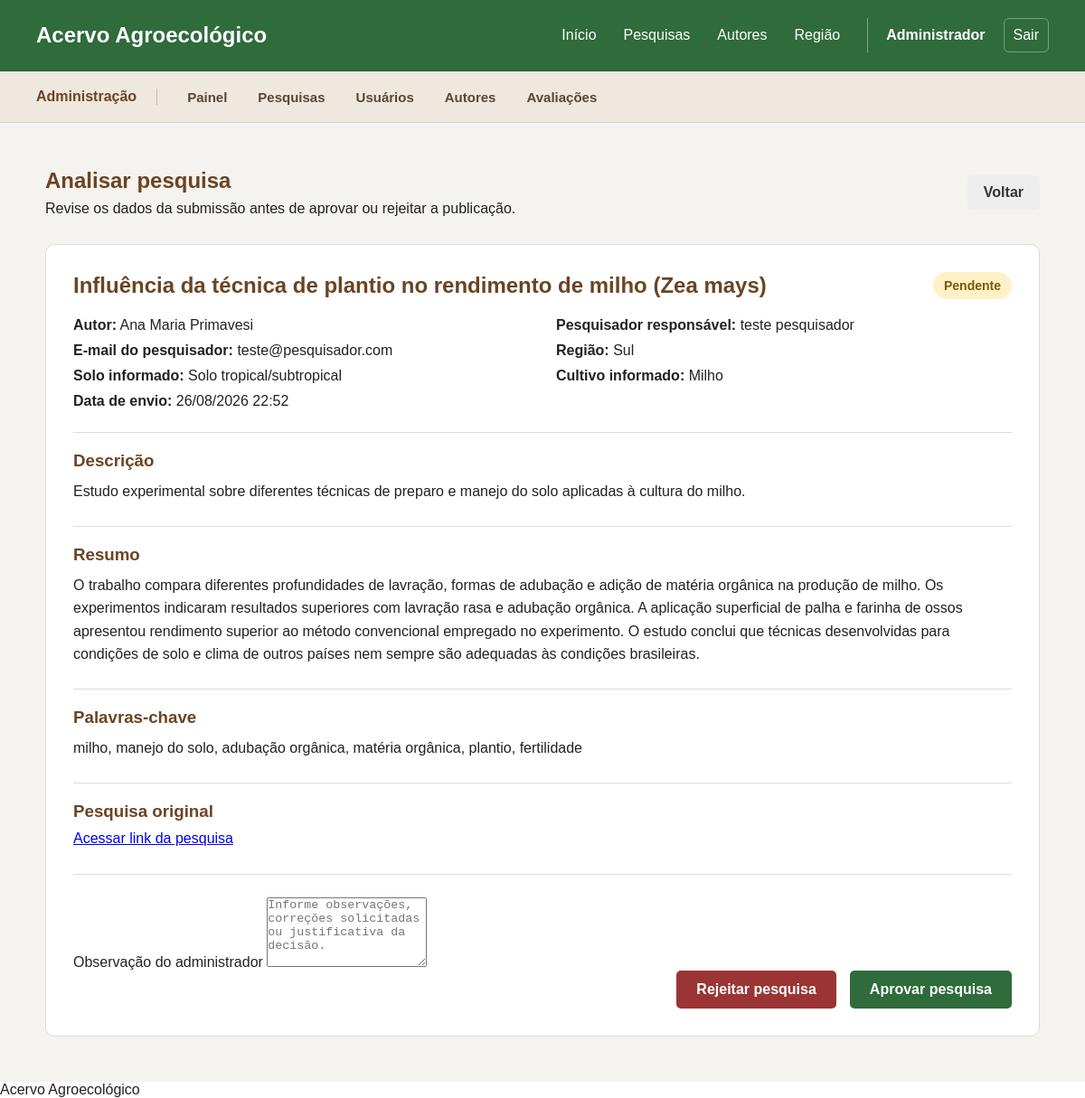
The app's page /admin/analisarPesquisa.php?id=6 (signed in) with its own data.
### tables this page shows
CREATE TABLE `pesquisas` (
  `id` int(11) NOT NULL,
  `titulo` varchar(250) NOT NULL,
  `descricao` text NOT NULL,
  `resumo` longtext DEFAULT NULL,
  `palavras_chave` varchar(255) DEFAULT NULL,
  `link` varchar(500) DEFAULT NULL,
  `autor_id` int(11) NOT NULL,
  `regiao_id` int(11) NOT NULL,
  `solo_informado` varchar(80) DEFAULT NULL,
  `solo_id` int(11) DEFAULT NULL,
  `cultivo_informado` varchar(80) DEFAULT NULL,
  `cultivo_id` int(11) DEFAULT NULL,
  `pesquisador_id` int(11) NOT NULL,
  `administrador_id` int(11) DEFAULT NULL,
  `status` enum('Pendente','Aprovada','Rejeitada') NOT NULL DEFAULT 'Pendente',
  `observacao` text DEFAULT NULL,
  `dataEnvio` datetime NOT NULL DEFAULT current_timestamp(),
  `dataAprovacao` datetime DEFAULT NULL
);

CREATE TABLE `autores` (
  `id` int(11) NOT NULL,
  `usuario_id` int(11) DEFAULT NULL,
  `nome` varchar(150) NOT NULL,
  `foto` varchar(255) DEFAULT NULL,
  `biografia` text DEFAULT NULL,
  `instituicao` varchar(150) DEFAULT NULL
);

CREATE TABLE `usuarios` (
  `id` int(11) NOT NULL,
  `nome` varchar(150) NOT NULL,
  `email` varchar(150) NOT NULL,
  `senha` varchar(255) NOT NULL,
  `tipo` enum('usuario','pesquisador','administrador') NOT NULL,
  `instituicao` varchar(150) DEFAULT NULL,
  `foto_perfil` varchar(255) DEFAULT NULL,
  `ativo` tinyint(1) NOT NULL DEFAULT 1,
  `dataCadastro` datetime NOT NULL DEFAULT current_timestamp()
);

CREATE TABLE `regioes` (
  `id` int(11) NOT NULL,
  `nome` varchar(30) NOT NULL
);

### admin/analisarPesquisa.php (the view, shortened to what this page needs)
<?php
require_once "../includes/conexao.php";
$pesquisaId = filter_input(
    INPUT_GET,
    "id",
    FILTER_VALIDATE_INT
);
$sqlPesquisa = "
    SELECT
        p.id,
        p.titulo,
        p.descricao,
        p.resumo,
        p.palavras_chave,
        p.link,
        p.solo_informado,
        p.cultivo_informado,
        p.status,
        p.observacao,
        p.dataEnvio,
        p.dataAprovacao,
        p.administrador_id,
        a.nome AS autor,
        r.nome AS regiao,
        u.nome AS pesquisador,
        u.email AS pesquisador_email
    FROM pesquisas p
    INNER JOIN autores a
        ON p.autor_id = a.id
    INNER JOIN regioes r
        ON p.regiao_id = r.id
    INNER JOIN usuarios u
        ON p.pesquisador_id = u.id
    WHERE p.id = ?
    LIMIT 1
";
$stmtPesquisa =
    $conn->prepare($sqlPesquisa);
$stmtPesquisa->bind_param(
    "i",
    $pesquisaId
);
$stmtPesquisa->execute();
$resultadoPesquisa =
    $stmtPesquisa->get_result();
$pesquisa =
    $resultadoPesquisa->fetch_assoc();
require_once "../includes/header.php";
require_once "../includes/menu.php";
?>
<main class="pagina-pesquisa">
    <section class="analise-pesquisa">
        <div class="cabecalho-analise">
            <div>
                <h1>Analisar pesquisa</h1>
                <p>
                    Revise os dados da submissão antes de
                    aprovar ou rejeitar a publicação.
                </p>
            </div>
            <a
                href="pesquisas.php"
                class="botao-voltar"
            >
                Voltar
            </a>
        </div>
        <article class="detalhes-analise">
            <div class="topo-submissao">
                <h2>
                    <?php
                    echo htmlspecialchars(
                        $pesquisa["titulo"]
                    );
                    ?>
                </h2>
                <?php
                $classeStatus = "status-pendente";
                ?>
                <span
                    class="status-pesquisa <?php echo $classeStatus; ?>"
                >
                    <?php
                    echo htmlspecialchars(
                        $pesquisa["status"]
                    );
                    ?>
                </span>
            </div>
            <div class="dados-submissao">
                <p>
                    <strong>Autor:</strong>
                    <?php
                    echo htmlspecialchars(
                        $pesquisa["autor"]
                    );
                    ?>
                </p>
                <p>
                    <strong>Pesquisador responsável:</strong>
                    <?php
                    echo htmlspecialchars(
                        $pesquisa["pesquisador"]
                    );
                    ?>
                </p>
                <p>
                    <strong>E-mail do pesquisador:</strong>
                    <?php
                    echo htmlspecialchars(
                        $pesquisa["pesquisador_email"]
                    );
                    ?>
                </p>
                <p>
                    <strong>Região:</strong>
                    <?php
                    echo htmlspecialchars(
                        $pesquisa["regiao"]
                    );
                    ?>
                </p>
                <p>
                    <strong>Solo informado:</strong>
                    <?php
                    echo htmlspecialchars(
                        $pesquisa["solo_informado"]
                    );
                    ?>
                </p>
                <p>
                    <strong>Cultivo informado:</strong>
                    <?php
                    echo htmlspecialchars(
                        $pesquisa["cultivo_informado"]
                    );
                    ?>
                </p>
                <p>
                    <strong>Data de envio:</strong>
                    <?php
                    echo date(
                        "d/m/Y H:i",
                        strtotime(
                            $pesquisa["dataEnvio"]
                        )
                    );
                    ?>
                </p>
            </div>
            <div class="bloco-detalhes">
                <h3>Descrição</h3>
                <p>
                    <?php
                    echo nl2br(
                        htmlspecialchars(
                            $pesquisa["descricao"]
                        )
                    );
                    ?>
                </p>
            </div>
            <?php if (!empty($pesquisa["resumo"])) : ?>
                <div class="bloco-detalhes">
                    <h3>Resumo</h3>
                    <p>
                        <?php
                        echo nl2br(
                            htmlspecialchars(
                                $pesquisa["resumo"]
                            )
                        );
                        ?>
                    </p>
                </div>
            <?php endif; ?>
            <?php if (!empty($pesquisa["palavras_chave"])) : ?>
                <div class="bloco-detalhes">
                    <h3>Palavras-chave</h3>
                    <p>
                        <?php
                        echo htmlspecialchars(
                            $pesquisa["palavras_chave"]
                        );
                        ?>
                    </p>
                </div>
            <?php endif; ?>
            <?php if (!empty($pesquisa["link"])) : ?>
                <div class="bloco-detalhes">
                    <h3>Pesquisa original</h3>
                    <a
                        href="<?php
                        echo htmlspecialchars(
                            $pesquisa["link"]
                        );
                        ?>"
                        target="_blank"
                        rel="noopener noreferrer"
                    >
                        Acessar link da pesquisa
                    </a>
                </div>
            <?php endif; ?>
            <?php if ($pesquisa["status"] === "Pendente") : ?>
                <form
                    method="POST"
                    class="formulario-analise"
                >
                    <div class="campo-formulario">
                        <label for="observacao">
                            Observação do administrador
                        </label>
                        <textarea
                            name="observacao"
                            id="observacao"
                            rows="5"
                            placeholder="Informe observações, correções solicitadas ou justificativa da decisão."
                        ></textarea>
                    </div>
                    <div class="botoes-analise">
                        <button
                            type="submit"
                            name="acao"
                            value="rejeitar"
                            class="botao-rejeitar"
                        >
                            Rejeitar pesquisa
                        </button>
                        <button
                            type="submit"
                            name="acao"
                            value="aprovar"
                            class="botao-aprovar"
                        >
                            Aprovar pesquisa
                        </button>
                    </div>
                </form>
            <?php endif; ?>
        </article>
    </section>
</main>
<?php
require_once "../includes/footer.php";
?>

### css/style.css (style rules this page uses)
* { margin: 0; padding: 0; box-sizing: border-box; }
body { font-family: Arial, sans-serif; background-color: #ffffff; color: #222222; }

### css/pesquisas.css (style rules this page uses)
.pagina-pesquisa { min-height: calc(100vh - 80px); padding: 50px 20px; background-color: #f5f3ef; }
.topo-submissao { display: flex; justify-content: space-between; align-items: center; gap: 20px; margin-bottom: 20px; }
.topo-submissao h2 { color: #6b4423; }
.status-pesquisa { padding: 7px 12px; border-radius: 20px; font-size: 14px; font-weight: bold; }
.status-pendente { background-color: #fff1c7; color: #7a5900; }
.dados-submissao { display: grid; grid-template-columns: repeat(2, minmax(0, 1fr)); gap: 10px 30px; }
.analise-pesquisa { width: 100%; max-width: 1100px; margin: 0 auto; }
.cabecalho-analise { display: flex; justify-content: space-between; align-items: center; gap: 20px; margin-bottom: 30px; }
.cabecalho-analise h1 { margin-bottom: 8px; color: #6b4423; }
.botao-voltar { padding: 10px 18px; background-color: #eeeeee; color: #333333; border-radius: 5px; text-decoration: none; font-weight: bold; }
.detalhes-analise { padding: 30px; background-color: #ffffff; border: 1px solid #dddddd; border-radius: 10px; }
.bloco-detalhes { margin-top: 25px; padding-top: 20px; border-top: 1px solid #dddddd; }
.bloco-detalhes h3 { margin-bottom: 10px; color: #6b4423; }
.bloco-detalhes p { line-height: 1.6; }
.formulario-analise { margin-top: 30px; padding-top: 25px; border-top: 1px solid #dddddd; }
.botoes-analise { display: flex; justify-content: flex-end; gap: 15px; }
.botoes-analise button { width: auto; padding: 12px 22px; border: none; border-radius: 5px; color: #ffffff; font-size: 16px; font-weight: bold; cursor: pointer; }
.botao-aprovar { background-color: #2f6b3b; }
.botao-rejeitar { background-color: #9b3535; }

### records on screen
pesquisas: titulo "Influência da técnica de plantio no rendimento de milho (Zea mays)", status "Pendente", autor.nome "Ana Maria Primavesi", pesquisador.nome "teste pesquisador", pesquisador.email "teste@pesquisador.com", regiao.nome "Sul", solo_informado "Solo tropical/subtropical", cultivo_informado "Milho", dataEnvio "26/08/2026 22:52", descricao "Estudo experimental sobre diferentes técnicas de preparo e manejo do solo aplicadas à cultura do milho.", resumo "O trabalho compara diferentes profundidades de lavração, formas de adubação e adição de matéria orgânica na produção de milho. Os experimentos indicaram resultados superiores com lavração rasa e adubação orgânica. A aplicação superficial de palha e farinha de ossos apresentou rendimento superior ao método convencional empregado no experimento. O estudo conclui que técnicas desenvolvidas para condições de solo e clima de outros países nem sempre são adequadas às condições brasileiras.", palavras_chave "milho, manejo do solo, adubação orgânica, matéria orgânica, plantio, fertilidade"

### other values on screen
$_SESSION["usuario_nome"] "Administrador"
